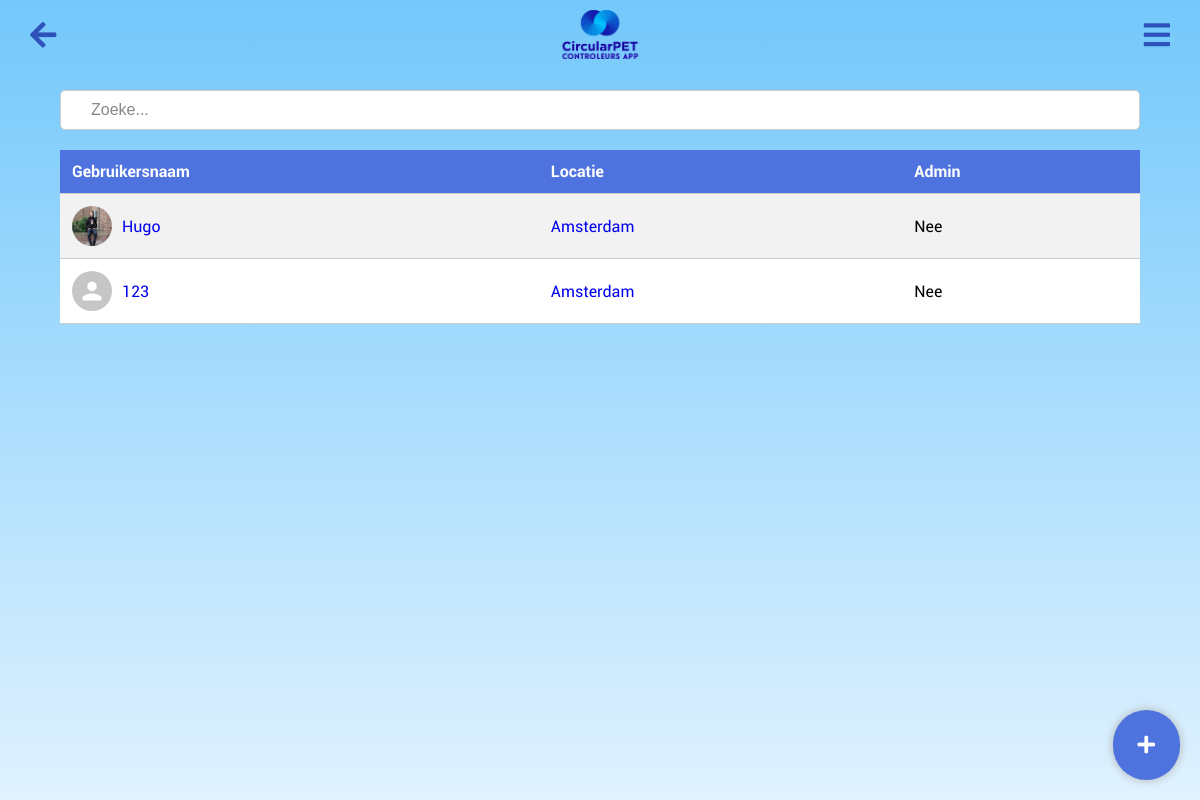
The page /admin on the database its author committed.
### app.py (models this page shows, shortened)
class User(db.Model, UserMixin):  # Extend User model with UserMixin
    id = db.Column(db.Integer, primary_key=True)
    username = db.Column(db.String(80), unique=True, nullable=False)
    password = db.Column(db.String(120), nullable=False)
    is_admin = db.Column(db.Boolean, default=False, nullable=False)
    location_id = db.Column(db.Integer, db.ForeignKey('location.id'), nullable=True)
    location = db.relationship('Location', backref=db.backref('users', lazy=True))
    group = db.Column(db.String(120), nullable=True)
    badges = db.Column(db.Integer, default=0)
    profile_picture = db.Column(db.String(255), nullable=True)

class Location(db.Model):
    __tablename__ = 'location'
    __table_args__ = {'extend_existing': True}
    id = db.Column(db.Integer, primary_key=True)
    name = db.Column(db.String(120), unique=True, nullable=False)
    zakken = db.Column(db.Integer, nullable=False, default=0)
    bekers = db.Column(db.Integer, nullable=False, default=0)
    url = db.Column(db.String(500), nullable=True)

### app.py (the view, shortened to what this page needs)
@app.route('/admin', methods=['GET', 'POST'])
def admin():
    form = UserForm()
    location_form = LocationForm()
    search_query = request.args.get('search', '')  # Get the search query from request arguments
    if search_query:
        users = User.query.filter(
            User.username.ilike('%{}%'.format(search_query)) |
            User.location.has(Location.name.ilike('%{}%'.format(search_query))) |
            (User.is_admin == (search_query.lower() in ['true', 'yes', '1', 'admin']))
        ).all()
    else:
        users = User.query.all()
    if location_form.validate_on_submit():
        location = Location(name=location_form.name.data)
        db.session.add(location)
        db.session.commit()
        flash('Location created successfully!', 'success')
    locations = Location.query.all()
    return render_template('admin.html', form=form, location_form=location_form, users=users, locations=locations, search_query=search_query)

### app.py
class UserForm(FlaskForm):
    username = StringField('Username', validators=[DataRequired()])
    password = PasswordField('Password', validators=[DataRequired()])
    location = QuerySelectField('Location', query_factory=lambda: Location.query, allow_blank=True, get_label='name')
    is_admin = BooleanField('Admin')  # Add this line to include an admin checkbox
    submit = SubmitField('Update')

class LocationForm(FlaskForm):
    name = StringField('Location', validators=[DataRequired()])
    submit = SubmitField('Create Location')

### templates/admin.html (shortened to what this page needs)
<html lang="en">
<head>
    <link rel="stylesheet" href="{{ url_for('static', filename='main.css') }}">
    <link rel="stylesheet" href="https://cdnjs.cloudflare.com/ajax/libs/font-awesome/5.15.1/css/all.min.css">
</head>
<body>
    <img src="{{ url_for('static', filename='logo.png') }}" alt="CircularPET Logo" class="logo2">
    <a href="javascript:history.back()" class="back-button"><i class="fas fa-arrow-left"></i></a>
    <div class="gear-icon-container"> <i id="toggleSidebar" class="fa fa-bars"></i></div>
        <div class="plus-icon" onclick="toggleForms()" >
            <i class="fas fa-plus"></i>
        </div>
        <div class="table-container">
            <table class="custom-table">
                <form action="{{ url_for('admin') }}" method="get">
                    <input type="text" id="userSearchInput" onkeyup="sortUsers()" placeholder="Zoeke...">
                </form>
                <thead>
                    <tr>
                        <th id="username-header" onclick="sortTable('username')">Gebruikersnaam</th>
                        <th id="location-header" onclick="sortTable('location')">Locatie</th>
                        <th id="admin-header" onclick="sortTable('admin')">Admin</th>
                    </tr>
                </thead>
                <tbody>
                    {% for user in users %}
                    <tr>
                        <td>
                            <div class="user-info">
                                <img src="{{ user.profile_picture if user.profile_picture else url_for('static', filename='stock.png') }}" alt="Profile Picture" class="user-profile-pic">
                                <a href="{{ url_for('user_dashboard', user_id=user.id) }}">{{ user.username }}</a>
                            </div>
                        </td>
                        <td>
                            {% if user.location %}
                            <a href="{{ url_for('location', user_id=user.id, location_id=user.location.id) }}?user_id=1&from_admin=true">
                                {{ user.location.name }}
                            </a>
                            {% else %}
                            Geen
                            {% endif %}
                        </td>
                        <td>{{ 'Ja' if user.is_admin else 'Nee' }}</td>
                    </tr>
                    {% endfor %}
                </tbody>
            </table>
        </div>
</body>
</html>

### static/main.css (style rules this page uses)
body { font-family: 'Roboto', sans-serif; background: linear-gradient(to bottom, #73c8fb 0%, #e0f2ff 100%); margin: 0; padding: 0; display: flex; height: 100vh; align-items: center; flex-wrap: wrap; justify-content: center; }
.plus-icon { position: fixed; bottom: 20px; right: 20px; background-color: #4e73df; color: white; padding: 25px; font-size: 20px; border-radius: 50px; box-shadow: #b1b1b1 0px 0px 10px; transition: 0.2s ease-in-out; cursor: pointer; }
.user-info { display: flex; align-items: center; }
.user-info img { width: 40px; height: 40px; border-radius: 50%; margin-right: 10px; }
#userSearchInput { padding: 10px; border: 1px solid #ccc; border-radius: 5px; box-sizing: border-box; width: 100%; }
#userSearchInput { background-image: url('https://upload.wikimedia.org/wikipedia/commons/5/55/Magnifying_glass_icon.svg'); background-repeat: no-repeat; padding-left: 30px; background-size: 13px; background-repeat: no-repeat; background-position: 10px center; }
td a { text-decoration: none; }
.back-button { position: fixed; top: 10px; left: 10px; background-color: transparent; color: #2E52BB; text-decoration: none; padding: 10px 20px; border-radius: 5px; font-size: 30px; z-index: 1000; }
.logo2 { position: absolute; top: 10px; width: 90px; position: fixed; z-index: 1000; }
.gear-icon-container { position: fixed; top: 20px; right: 20px; cursor: pointer; font-size: 24px; color: #2E52BB; font-size: 30px; padding: 10px 20px; margin-top: -10px; margin-right: -10px; z-index: 1000; }
::placeholder { color: #888; }
form { background: #fff; padding: 20px; border-radius: 10px; display: inline-block; }
input[type="text"], input[type="password"], input[type="submit"] { font-size: 16px; }
.table-container { padding: 20px; margin: 20px 0; width: 90%; overflow-x: auto; position: absolute; top: 50px; z-index: 1; }
.custom-table { width: 100%; border-collapse: collapse; margin-top: 20px; background-color: white; text-decoration: none; }
.custom-table th, .custom-table td { text-align: left; padding: 12px; border-bottom: 1px solid #ccc; text-decoration: none; }
.custom-table th { background-color: #4E73DE; color: white; font-size: 16px; text-decoration: none; }
.custom-table tbody tr:nth-child(odd) { background-color: #f2f2f2; }

### rows shown on the page
User: shows a picture, username "Hugo", location.name "Amsterdam", is_admin "Nee"
User: shows a picture, username "123", location.name "Amsterdam", is_admin "Nee"
